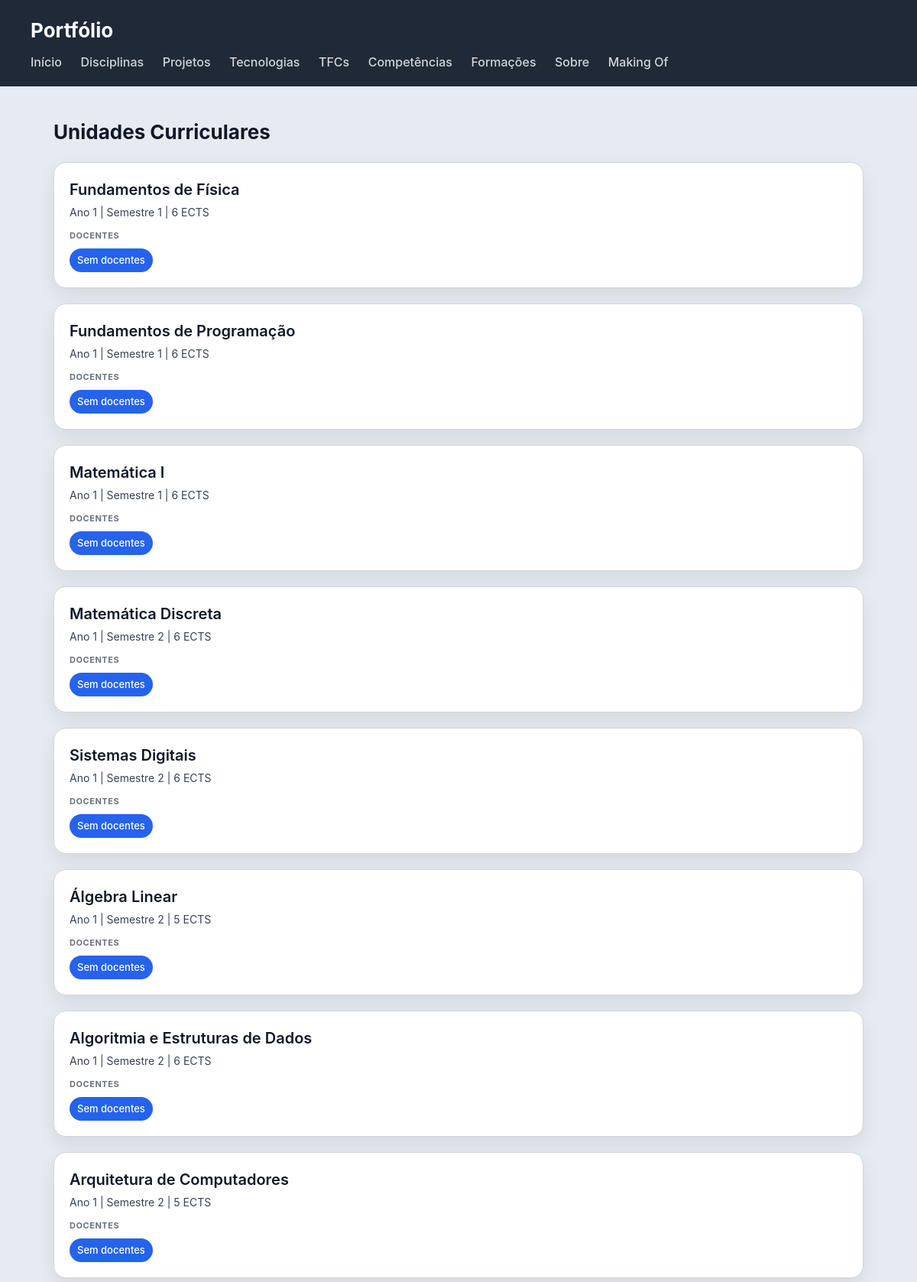
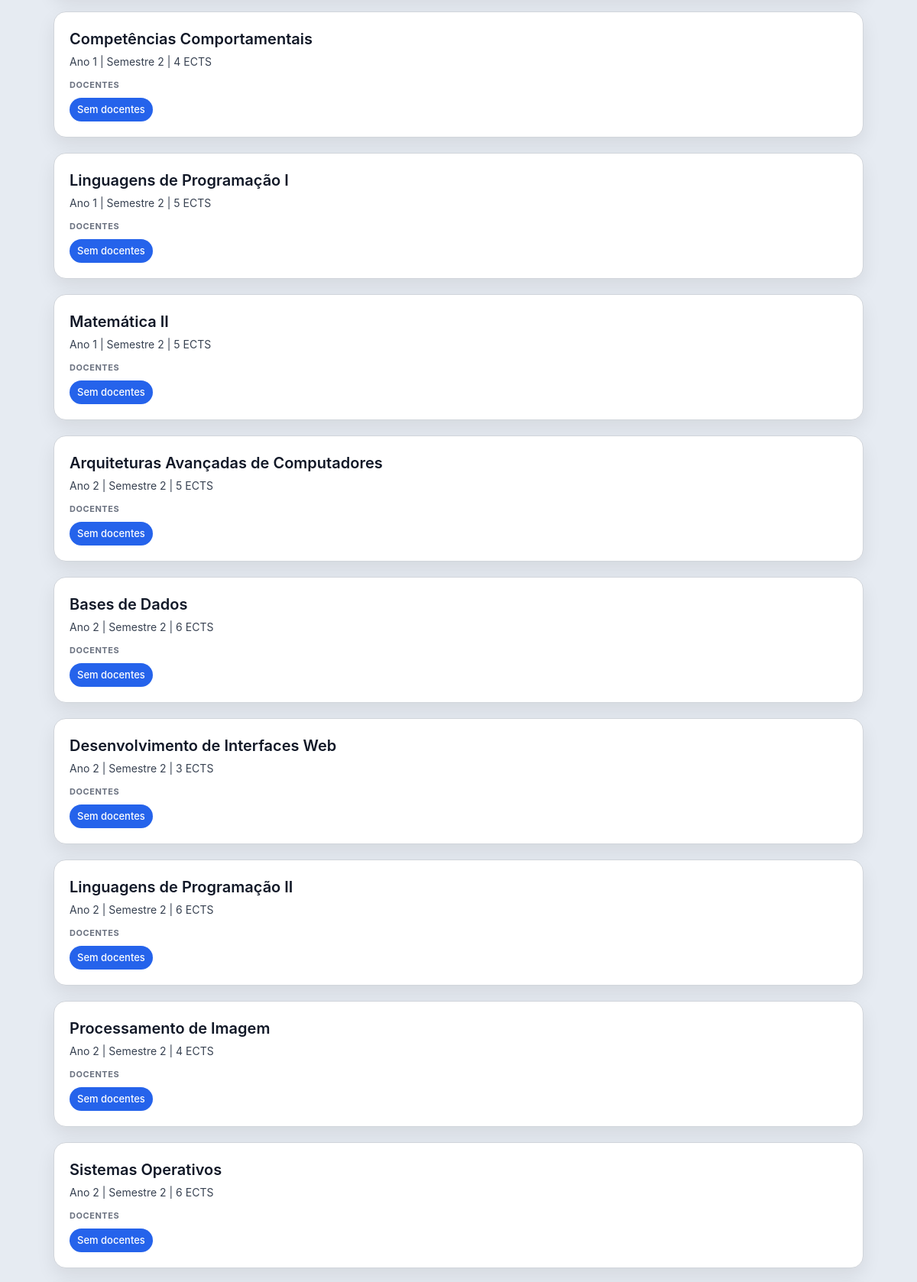
/portfolio/ucs/ (upper part), run on the app's committed database (2 pictures, top to bottom).
### portfolio/models.py (models this page shows, shortened)
class UnidadeCurricular(models.Model):
    nome = models.CharField(max_length=200)
    ano = models.IntegerField()
    semestre = models.IntegerField()
    descricao = models.TextField()
    imagem = models.ImageField(upload_to='ucs/', blank=True, null=True)
    ects = models.IntegerField()
    licenciatura = models.ForeignKey(Licenciatura, on_delete=models.CASCADE, related_name='ucs')
    docentes = models.ManyToManyField(Docente, related_name='ucs', blank=True)

### portfolio/views.py (the view)
# urls.py: path('ucs/', views.ucs_view, name='ucs'),
def ucs_view(request):
    ucs = UnidadeCurricular.objects.select_related('licenciatura').prefetch_related('docentes').all()
    return render(request, 'portfolio/ucs.html', {'ucs': ucs})

### portfolio/templates/portfolio/ucs.html
{% extends "portfolio/base.html" %}
{% block content %}
<h2>Unidades Curriculares</h2>
<section>
    {% for uc in ucs %}
    <article>
        <header>
            <h3>{{ uc.nome }}</h3>
            <p>Ano {{ uc.ano }} | Semestre {{ uc.semestre }} | {{ uc.ects }} ECTS</p>
        </header>
        <section>
            <h4>Docentes</h4>
            <ul>
                {% for docente in uc.docentes.all %}
                    <li>{{ docente.nome }}</li>
                {% empty %}
                    <li>Sem docentes</li>
                {% endfor %}
            </ul>
        </section>
    </article>
    {% endfor %}
</section>
{% endblock %}

### escola/static/escola/styles.css (style rules this page uses)
* { box-sizing: border-box; margin: 0; padding: 0; }
body { font-family: "Inter", "Segoe UI", system-ui, -apple-system, sans-serif; background: #e6ebf2; color: #111827; line-height: 1.5; }
h2 { margin-bottom: 20px; font-size: 26px; }
section > article { background: white; padding: 20px; border-radius: 16px; border: 1px solid #d1d5db; box-shadow: 0 10px 25px rgba(0,0,0,0.08); transition: all 0.25s ease; margin-bottom: 20px; }
article > header { margin-bottom: 12px; }
article > header > h3 { font-size: 20px; font-weight: 600; margin-bottom: 4px; }
article > header > p { font-size: 14px; color: #374151; }
article > section { margin-top: 10px; }
article > section > h4 { font-size: 11px; text-transform: uppercase; color: #6b7280; margin-bottom: 8px; letter-spacing: 0.05em; }
article > section > ul { list-style: none; display: flex; flex-wrap: wrap; gap: 8px; }
article > section > ul > li { background: #2563eb; color: white; padding: 6px 10px; border-radius: 999px; font-size: 13px; font-weight: 500; }

### data on the page
UnidadeCurricular: nome "Fundamentos de Física", ano "1", semestre "1", ects "6"
UnidadeCurricular: nome "Fundamentos de Programação", ano "1", semestre "1", ects "6"
UnidadeCurricular: nome "Matemática I", ano "1", semestre "1", ects "6"
UnidadeCurricular: nome "Matemática Discreta", ano "1", semestre "2", ects "6"
UnidadeCurricular: nome "Sistemas Digitais", ano "1", semestre "2", ects "6"
UnidadeCurricular: nome "Álgebra Linear", ano "1", semestre "2", ects "5"
UnidadeCurricular: nome "Algoritmia e Estruturas de Dados", ano "1", semestre "2", ects "6"
UnidadeCurricular: nome "Arquitetura de Computadores", ano "1", semestre "2", ects "5"
UnidadeCurricular: nome "Competências Comportamentais", ano "1", semestre "2", ects "4"
UnidadeCurricular: nome "Linguagens de Programação I", ano "1", semestre "2", ects "5"
UnidadeCurricular: nome "Matemática II", ano "1", semestre "2", ects "5"
UnidadeCurricular: nome "Arquiteturas Avançadas de Computadores", ano "2", semestre "2", ects "5"
UnidadeCurricular: nome "Bases de Dados", ano "2", semestre "2", ects "6"
UnidadeCurricular: nome "Desenvolvimento de Interfaces Web", ano "2", semestre "2", ects "3"
UnidadeCurricular: nome "Linguagens de Programação II", ano "2", semestre "2", ects "6"
UnidadeCurricular: nome "Processamento de Imagem", ano "2", semestre "2", ects "4"
UnidadeCurricular: nome "Sistemas Operativos", ano "2", semestre "2", ects "6"
